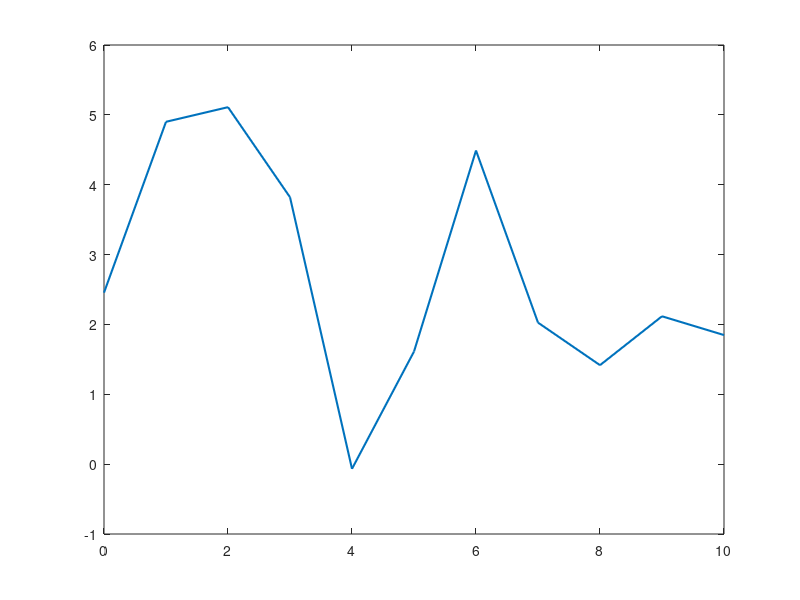
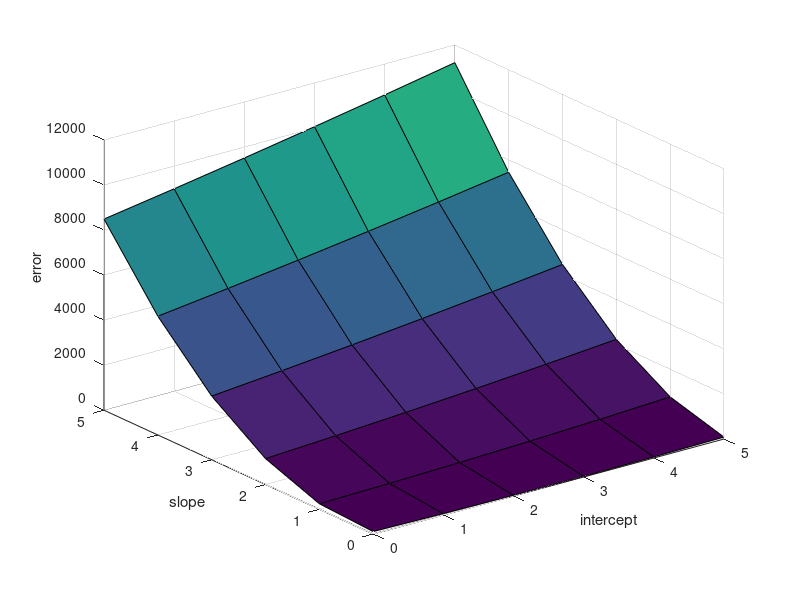
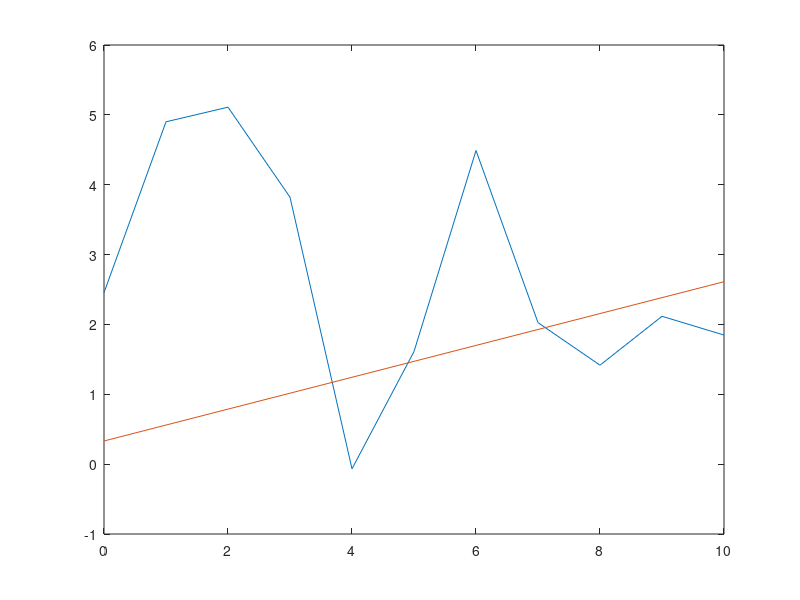

Reproduce these figures in MATLAB, in order.
sig=2;
mu=2;
weight=0:1:10;
height=sig*randn(1,length(weight))+mu; 
%height=2*weight+3;
%height=sin(weight);
plot(weight,height,"linewidth",1.5)
slope=0:1:5;
intercept=0:1:5;
error1=zeros(length(slope),length(intercept)); %to store mean squared errors
tic
for i=1:length(slope)
    for j=1:length(intercept)
        predop=weight*slope(i)+intercept(j);
        error=0;
        hold on
        for k=1:length(predop)
            error=error+(height(k)-predop(k))^2;
        end
        error1(i,j)=error;
    end
end
error1;
figure
[X,Y]=meshgrid(intercept,slope);
 surf(X,Y,error1);
 xlabel("intercept")
 ylabel("slope")
 zlabel("error")
 
 %gradient descent
 niter=1000;
 steps=-inf;
 stepi=-inf;
 lrs=0.0002;  %learning rate for calculating grad wrt slope
 lri=0.0009;   %learning rate for calculating grad wrt intercept
 iter=0;
 k=slope(1);  %starting from inital value of slope
 l=intercept(1); %starting from inital value of intercept
 while(steps<=-0.01 && iter<=niter)  %terminating conditions
     gradients=0;  %gradient wrt slope
     gradienti=0;  %gradient wrt intercept
     for i=1:length(weight)
         gradients=gradients+(-2*(height(i)-(weight(i)*k+l))*weight(i));
     end
     
     for i=1:length(weight)
         gradienti=gradienti+(-2*(height(i)-(weight(i)*k+l)));
     end
%      gradients
     steps=gradients*lrs;
     stepi=gradienti*lri;
     k=k-steps;
     l=l-stepi;
     iter=iter+1;
 end
 predslope=k
 predintercept=l
 iter
 figure
 plot(weight,height)
 hold on
 plot(weight,weight*predslope+predintercept)
 toc
 %next 10 predicted values
 new=11:1:21;
 new*predslope+predintercept
     